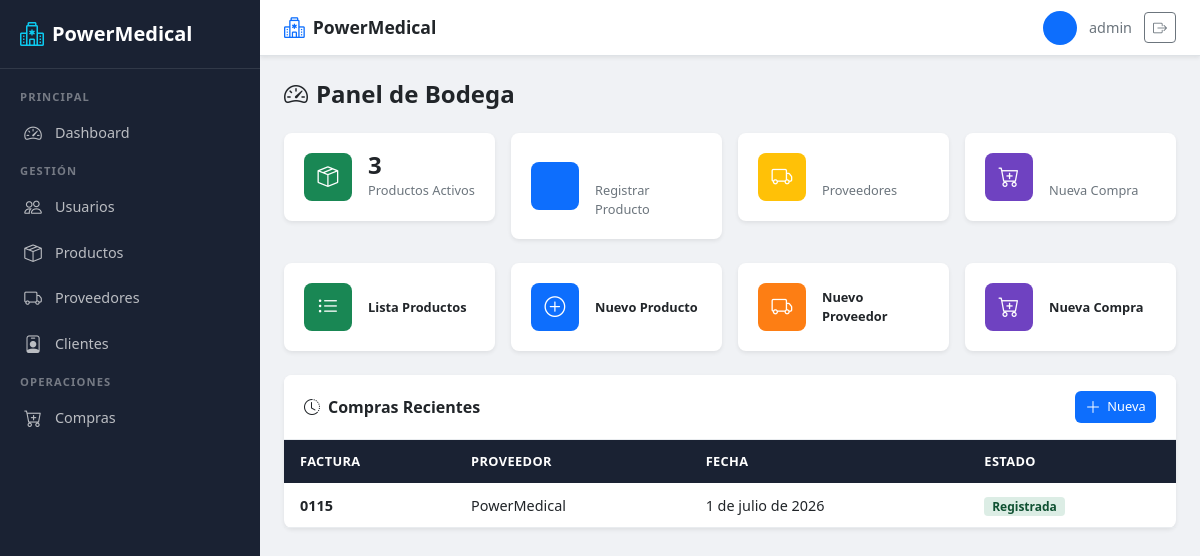
The page /usuarios/dashboard/bodega/ (signed in) on the database as committed earlier.
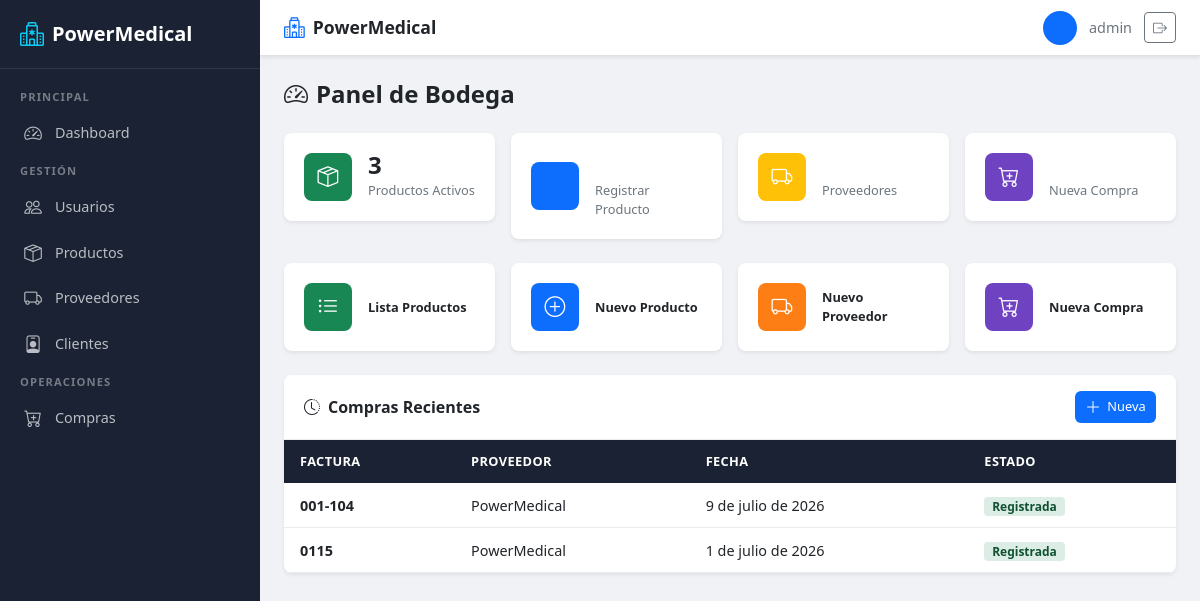
The same page on the database as committed later.
### usuarios/models.py (models this page shows, shortened)
class Compra(models.Model):
    proveedor = models.ForeignKey(
        Proveedor,
        on_delete=models.PROTECT
    )
    fecha = models.DateField(default=timezone.now)
    numero_factura = models.CharField(
        max_length=30,
        unique=True
    )
    observacion = models.TextField(
        blank=True,
        null=True
    )
    ESTADOS = [
        ('REGISTRADA', 'Registrada'),
        ('ANULADA', 'Anulada'),
    ]
    estado = models.CharField(
        max_length=15,
        choices=ESTADOS,
        default='REGISTRADA'
    )

class Proveedor(models.Model):
    ESTADOS = [
        ('ACTIVO', 'Activo'),
        ('INACTIVO', 'Inactivo'),
    ]
    ruc = models.CharField(
        max_length=13,
        unique=True,
        verbose_name="RUC"
    )
    nombre_empresa = models.CharField(
        max_length=150,
        verbose_name="Nombre de la Empresa o Razón Social"
    )
    contacto = models.CharField(
        max_length=100,
        verbose_name="Nombre del Contacto"
    )
    telefono = models.CharField(
        max_length=15,
        verbose_name="Teléfono"
    )
    correo = models.EmailField(
        blank=True,
        null=True,
        verbose_name="Correo Electrónico"
    )
    direccion = models.TextField(
        blank=True,
        null=True,
        verbose_name="Dirección"
    )
    estado = models.CharField(
        max_length=10,
        choices=ESTADOS,
        default='ACTIVO',
        verbose_name="Estado"
    )

### usuarios/views.py (the view)
# urls.py: path('dashboard/bodega/', views.dashboard_bodega, name='dashboard_bodega'),
@roles_permitidos('BODEGA')
def dashboard_bodega(request):
    productos = Producto.objects.filter(estado='ACTIVO')
    compras_recientes = Compra.objects.order_by('-fecha')[:5]
    context = {
        'productos_count': productos.count(),
        'compras_recientes': compras_recientes,
    }
    return render(request, 'usuarios/dashboard_bodega.html', context)

### usuarios/views.py (called while the page is built)
def roles_permitidos(*roles):
    def decorator(view_func):
        @wraps(view_func)
        @login_required
        def wrapper(request, *args, **kwargs):
            if request.user.is_superuser or request.user.rol in roles:
                return view_func(request, *args, **kwargs)
            return redirect('redireccion_rol')
        return wrapper
    return decorator

### usuarios/templates/usuarios/dashboard_bodega.html (shortened to what the changed rows need)
{% extends 'usuarios/base.html' %}
{% block content %}
<div class="pm-page-header">
    <h2><i class="bi bi-speedometer2 me-2"></i>Panel de Bodega</h2>
</div>
<div class="pm-card">
    <div class="pm-card-body p-0">
        <div class="pm-table-responsive">
            <table class="pm-table">
                <thead>
                    <tr>
                        <th>Factura</th>
                        <th>Proveedor</th>
                        <th>Fecha</th>
                        <th>Estado</th>
                    </tr>
                </thead>
                <tbody>
                    {% for compra in compras_recientes %}
                    <tr>
                        <td><strong>{{ compra.numero_factura }}</strong></td>
                        <td>{{ compra.proveedor.nombre_empresa }}</td>
                        <td>{{ compra.fecha }}</td>
                        <td>
                            {% if compra.estado == 'REGISTRADA' %}
                                <span class="pm-badge pm-badge-active">Registrada</span>
                            {% else %}
                                <span class="pm-badge pm-badge-inactive">{{ compra.estado }}</span>
                            {% endif %}
                        </td>
                    </tr>
                    {% endfor %}
                </tbody>
            </table>
        </div>
    </div>
</div>
{% endblock %}

Rows that differ between the two databases and show on the page:
added Compra: numero_factura "001-104", proveedor.nombre_empresa "PowerMedical", fecha "9 de julio de 2026", estado "Registrada"
